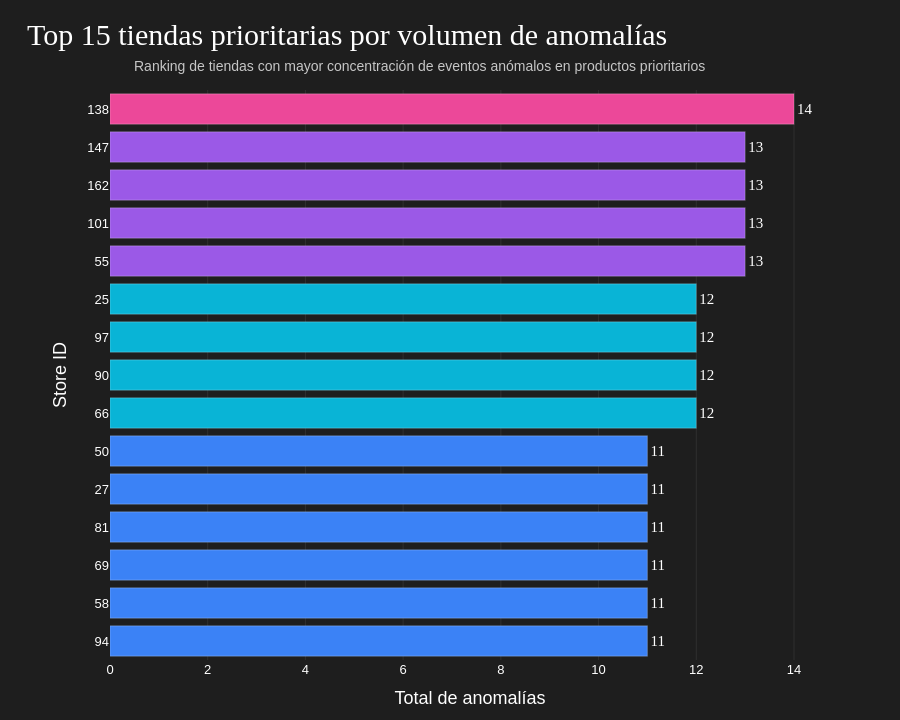

The cell this chart's notebook holds for it:
### Code cell
top_risk_stores = risk_pivot.head(15).reset_index()
top_risk_stores["store_id_dispatch"] = top_risk_stores["store_id_dispatch"].astype(str)

plot_df = top_risk_stores.sort_values("total_anomalias", ascending=True).copy()

fig = px.bar(
    plot_df,
    x="total_anomalias",
    y="store_id_dispatch",
    orientation="h",
    text="total_anomalias"
)

fig.update_traces(
    marker=dict(
        color=plot_df["total_anomalias"],
        colorscale=[
            [0.00, "#3B82F6"],
            [0.35, "#06B6D4"],
            [0.60, "#8B5CF6"],
            [1.00, "#EC4899"]
        ],
        line=dict(color="rgba(255,255,255,0.18)", width=1.2)
    ),
    textposition="outside",
    textfont=dict(color="white", size=15, family="Arial Black"),
    hovertemplate="<b>Tienda %{y}</b><br>Total anomalías: %{x}<extra></extra>"
)

fig.update_layout(
    title={
        "text": "Top 15 tiendas prioritarias por volumen de anomalías",
        "x": 0.03,
        "xanchor": "left",
        "font": dict(size=30, color="white", family="Arial Black")
    },
    template="plotly_dark",
    plot_bgcolor="#1E1E1E",
    paper_bgcolor="#1E1E1E",
    font=dict(color="white", size=14, family="Arial"),
    xaxis=dict(
        title="Total de anomalías",
        showgrid=True,
        gridcolor="rgba(255,255,255,0.08)",
        zeroline=False,
        title_font=dict(size=18, color="white"),
        tickfont=dict(size=13, color="white")
    ),
    yaxis=dict(
        title="Store ID",
        showgrid=False,
        categoryorder="total ascending",
        title_font=dict(size=18, color="white"),
        tickfont=dict(size=13, color="white")
    ),
    margin=dict(l=110, r=70, t=90, b=60),
    height=720,
    coloraxis_showscale=False
)

fig.add_annotation(
    text="Ranking de tiendas con mayor concentración de eventos anómalos en productos prioritarios",
    xref="paper", yref="paper",
    x=0.03, y=1.06,
    showarrow=False,
    font=dict(size=14, color="rgba(255,255,255,0.75)", family="Arial")
)

fig.show()

### Figure 1 — Plotly figure (JSON) as saved in the notebook; plotly's stock layout.template omitted (floating-point values rounded to 4 significant figures)
{"data": [{"hovertemplate": "<b>Tienda %{y}</b><br>Total anomalías: %{x}<extra></extra>", "legendgroup": "", "marker": {"color": [11.0, 11.0, 11.0, 11.0, 11.0, 11.0, 12.0, 12.0, 12.0, 12.0, 13.0, 13.0, 13.0, 13.0, 14.0], "colorscale": [[0, "#3B82F6"], [0.35, "#06B6D4"], [0.6, "#8B5CF6"], [1, "#EC4899"]], "line": {"color": "rgba(255,255,255,0.18)", "width": 1.2}, "pattern": {"shape": ""}}, "name": "", "orientation": "h", "showlegend": false, "text": [11.0, 11.0, 11.0, 11.0, 11.0, 11.0, 12.0, 12.0, 12.0, 12.0, 13.0, 13.0, 13.0, 13.0, 14.0], "textfont": {"color": "white", "family": "Arial Black", "size": 15}, "textposition": "outside", "type": "bar", "x": [11.0, 11.0, 11.0, 11.0, 11.0, 11.0, 12.0, 12.0, 12.0, 12.0, 13.0, 13.0, 13.0, 13.0, 14.0], "xaxis": "x", "y": ["94", "58", "69", "81", "27", "50", "66", "90", "97", "25", "55", "101", "162", "147", "138"], "yaxis": "y"}], "layout": {"annotations": [{"font": {"color": "rgba(255,255,255,0.75)", "family": "Arial", "size": 14}, "showarrow": false, "text": "Ranking de tiendas con mayor concentración de eventos anómalos en productos prioritarios", "x": 0.03, "xref": "paper", "y": 1.06, "yref": "paper"}], "barmode": "relative", "coloraxis": {"showscale": false}, "font": {"color": "white", "family": "Arial", "size": 14}, "height": 720, "legend": {"tracegroupgap": 0}, "margin": {"b": 60, "l": 110, "r": 70, "t": 90}, "paper_bgcolor": "#1E1E1E", "plot_bgcolor": "#1E1E1E", "title": {"font": {"color": "white", "family": "Arial Black", "size": 30}, "text": "Top 15 tiendas prioritarias por volumen de anomalías", "x": 0.03, "xanchor": "left"}, "xaxis": {"anchor": "y", "domain": [0, 1], "gridcolor": "rgba(255,255,255,0.08)", "showgrid": true, "tickfont": {"color": "white", "size": 13}, "title": {"font": {"color": "white", "size": 18}, "text": "Total de anomalías"}, "zeroline": false}, "yaxis": {"anchor": "x", "categoryorder": "total ascending", "domain": [0, 1], "showgrid": false, "tickfont": {"color": "white", "size": 13}, "title": {"font": {"color": "white", "size": 18}, "text": "Store ID"}}}}
